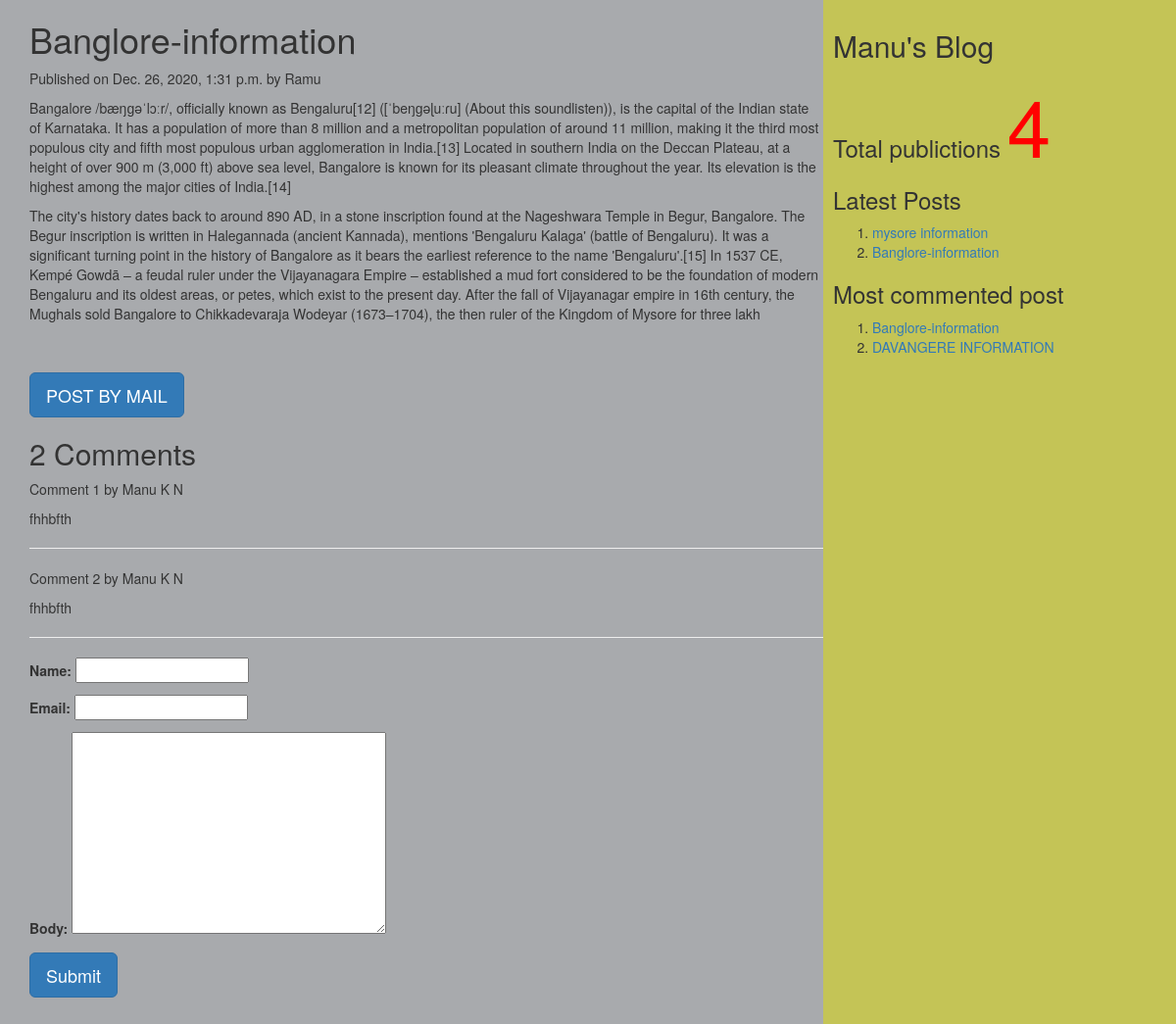
The app's page /2020/12/26/banglore-information with its own data.
### myApp/models.py (models this page shows, shortened)
class Post(models.Model):
          tags=TaggableManager()
          STATUS_CHOICES=(('draft','Draft'),('published','Published'))
          title=models.CharField(max_length=256)
          slug=models.SlugField(max_length=264,unique_for_date='publish')
          author=models.ForeignKey(User,related_name='blog_posts',on_delete= models.CASCADE)
          body=models.TextField()
          publish=models.DateTimeField(default=timezone.now)
          created=models.DateTimeField(auto_now_add=True)
          updated=models.DateTimeField(auto_now=True)
          status= models.CharField(max_length=10,choices=STATUS_CHOICES,default='draft')
          objects=CustomManager()
          class Meta:
                ordering=('-publish',)
          def get_absolute_url(self):
                return reverse('post_detail',args=[self.publish.year,self.publish.strftime('%m'),self.publish.strftime('%d'),self.slug])

class Comment(models.Model):
    post=models.ForeignKey(Post,related_name="comments",on_delete=models.CASCADE)
    name=models.CharField(max_length=50)
    email=models.EmailField()
    body=models.TextField()
    created=models.DateTimeField(auto_now_add=True)
    updated=models.DateTimeField(auto_now=True)
    active=models.BooleanField(default=True)
    class Meta:
        ordering=('created',)

### myApp/views.py (the view, shortened to what this page needs)
# urls.py: url(r'(?P<year>\d{4})/(?P<month>\d{2})/(?P<day>\d{2})/(?P<post>[-\w]+)',views.post_detail_view,name='post_detail'),
def post_detail_view(request,year,month,day,post):
    post=get_object_or_404(Post,slug=post,publish__year=year,publish__month=month,publish__day=day)
    comments=post.comments.filter(active=True)
    csubmit=False
    form=CommentForm()
    d={'post':post,'form':form,'csubmit':csubmit,'comments':comments}
    return render(request,'myApp/post_detail.html',d)

### myApp/forms.py
class CommentForm(forms.ModelForm):
    class Meta:
        model=Comment
        fields=('name','email','body')

### myApp/models.py (called while the page is built)
    def get_queryset(self):
        return super().get_queryset().filter(status='published')

### myApp/templatetags/mytags.py (called while the page is built)
@register.simple_tag
def total_posts():
    return Post.objects.count()

@register.inclusion_tag('myApp/latest_post.html')
def show_latest_posts(count=3):
    latest_posts=Post.objects.order_by('-publish')[:count]
    return {'latest_posts':latest_posts}

@register.simple_tag
def get_most_commented_posts(count=2):
    return Post.objects.annotate(total_comments=Count('comments')).order_by('-total_comments')[:count]

### templates/myApp/post_detail.html (shortened to what this page needs)
<html>
    {%extends 'myApp/parent.html'%}
        {%block content_block%}
        <h1>{{post.title}}</h1>
        <p>Published on {{post.publish}} by {{post.author|title}}</p>
        {{post.body|linebreaks}} <br><br>
        <a href="/{{post.id}}/share" class='btn btn-lg btn-primary'>POST BY MAIL</a>
        {%with comments.count as comments_count%}
        <h2>{{comments_count}} Comment{{comments_count|pluralize}}</h2>
        {%endwith%}
        {%if comments%}
         {%for c in comments%}
         <p>Comment {{forloop.counter}} by {{c.name}}</p>
        <div>{{c.body|linebreaks}}</div>
        <hr>
        {%endfor%}
        {%else%}
         <p style="color:blue;font-size:30px;font-style:bold;border-bottom:1px red solid;">There are no comments</p>
        {%endif%}
         {%if csubmit%}
         <h2>Thank you..Your comment has been added successfully!!</h2>
         {%else%}
         <form  method="post">
           {{form.as_p}}
           <input type="submit" class='btn btn-lg btn-primary' value="Submit">
         </form>
         {%endif%}
        {%endblock%}

### templates/myApp/parent.html (shortened to what this page needs)
<html>
{%load mytags%}
    <head>
        <link rel="stylesheet" href="https://maxcdn.bootstrapcdn.com/bootstrap/3.3.7/css/bootstrap.min.css">
    </head>
    <body>
        <div class="content" style="width:70%;float:left;background-color:a8aaad;height:300%;padding:0 0 0 30px">
              {%block content_block%}
              {%endblock%}
        </div>
        <div class="sidebar" style="width:30%;float:right;background-color:#c4c456;height:300%;padding:10px">
            <h2>Manu's Blog</h2>
            <h3>Total publictions
              <span style="color:red;font-size:80px">
              {%total_posts%}</span>
              <h3>Latest Posts</h3>
              {% show_latest_posts 2 %}
              <h3>Most commented post</h3>
              {%get_most_commented_posts as m%}
              <ol>
                {%for post in m%}
                <li><a href="{{post.get_absolute_url}}">{{post.title}}</a></li>
                {%endfor%}
              </ol>
            </h3>
        </div>
    </body>
</html>

### templates/myApp/latest_post.html
<!DOCTYPE html>
<html lang="en" dir="ltr">
  <body>
    <ol>
    {%for post in latest_posts%}
    <li><a href="{{post.get_absolute_url}}">{{post.title}}</a></li>
    {%endfor%}
    </ol>
  </body>
</html>

### records on screen
Post: title "Banglore-information", publish "Dec. 26, 2020, 1:31 p.m.", author "Ramu", body "Bangalore /bæŋɡəˈlɔːr/, officially known as Bengaluru[12] ([ˈbeŋɡəɭuːɾu] (About this soundlisten)), is the capital of the Indian state of Karnataka. It has a population of more than 8 million and a metropolitan population of around 11 million, making it the third most populous city and fifth most populous urban agglomeration in India.[13] Located in southern India on the Deccan Plateau, at a height of over 900 m (3,000 ft) above sea level, Bangalore is known for its pleasant climate throughout the year. Its elevation is the highest among the major cities of India.[14] The city's history dates back to around 890 AD, in a stone inscription found at the Nageshwara Temple in Begur, Bangalore.…"
Comment: name "Manu K N", body "fhhbfth"
Comment: name "Manu K N", body "fhhbfth"
Post: title "mysore information"
Post: title "DAVANGERE INFORMATION"

### other values on screen
{{ comments_count }} "2"
